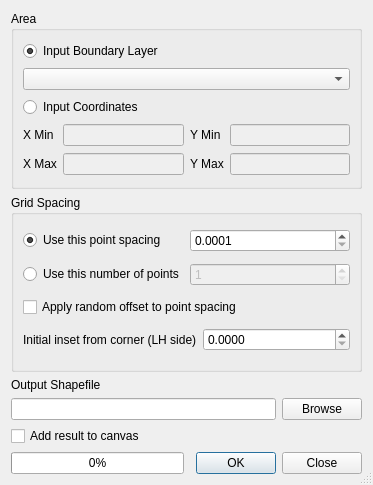
<?xml version="1.0" encoding="UTF-8"?>
<ui version="4.0">
 <class>Dialog</class>
 <widget class="QDialog" name="Dialog">
  <property name="windowModality">
   <enum>Qt::NonModal</enum>
  </property>
  <property name="geometry">
   <rect>
    <x>0</x>
    <y>0</y>
    <width>373</width>
    <height>485</height>
   </rect>
  </property>
  <property name="windowTitle">
   <string>Generate Regular Points</string>
  </property>
  <property name="sizeGripEnabled">
   <bool>true</bool>
  </property>
  <layout class="QGridLayout" name="gridLayout">
   <item row="0" column="0">
    <widget class="QGroupBox" name="groupBox">
     <property name="title">
      <string>Area</string>
     </property>
     <layout class="QGridLayout" name="gridLayout_2">
      <item row="0" column="0" colspan="4">
       <widget class="QRadioButton" name="rdoBoundary">
        <property name="text">
         <string>Input Boundary Layer</string>
        </property>
        <property name="checked">
         <bool>true</bool>
        </property>
       </widget>
      </item>
      <item row="1" column="0" colspan="4">
       <widget class="QComboBox" name="inShape"/>
      </item>
      <item row="2" column="0" colspan="4">
       <widget class="QRadioButton" name="rdoCoordinates">
        <property name="text">
         <string>Input Coordinates</string>
        </property>
       </widget>
      </item>
      <item row="3" column="0">
       <widget class="QLabel" name="label">
        <property name="text">
         <string>X Min</string>
        </property>
       </widget>
      </item>
      <item row="3" column="1">
       <widget class="QLineEdit" name="xMin">
        <property name="enabled">
         <bool>false</bool>
        </property>
       </widget>
      </item>
      <item row="3" column="2">
       <widget class="QLabel" name="label_4">
        <property name="text">
         <string>Y Min</string>
        </property>
       </widget>
      </item>
      <item row="3" column="3">
       <widget class="QLineEdit" name="yMin">
        <property name="enabled">
         <bool>false</bool>
        </property>
       </widget>
      </item>
      <item row="4" column="0">
       <widget class="QLabel" name="label_3">
        <property name="text">
         <string>X Max</string>
        </property>
       </widget>
      </item>
      <item row="4" column="1">
       <widget class="QLineEdit" name="xMax">
        <property name="enabled">
         <bool>false</bool>
        </property>
       </widget>
      </item>
      <item row="4" column="2">
       <widget class="QLabel" name="label_5">
        <property name="text">
         <string>Y Max</string>
        </property>
       </widget>
      </item>
      <item row="4" column="3">
       <widget class="QLineEdit" name="yMax">
        <property name="enabled">
         <bool>false</bool>
        </property>
       </widget>
      </item>
     </layout>
    </widget>
   </item>
   <item row="1" column="0">
    <widget class="QGroupBox" name="gridBox">
     <property name="title">
      <string>Grid Spacing</string>
     </property>
     <layout class="QGridLayout">
      <item row="0" column="0" colspan="2">
       <layout class="QHBoxLayout">
        <item>
         <widget class="QRadioButton" name="rdoSpacing">
          <property name="text">
           <string>Use this point spacing</string>
          </property>
          <property name="checked">
           <bool>true</bool>
          </property>
         </widget>
        </item>
        <item>
         <widget class="QDoubleSpinBox" name="spnSpacing">
          <property name="decimals">
           <number>4</number>
          </property>
          <property name="minimum">
           <double>0.000100000000000</double>
          </property>
          <property name="maximum">
           <double>1000000000.000000000000000</double>
          </property>
          <property name="singleStep">
           <double>0.000100000000000</double>
          </property>
         </widget>
        </item>
       </layout>
      </item>
      <item row="1" column="0" colspan="2">
       <layout class="QHBoxLayout">
        <item>
         <widget class="QRadioButton" name="rdoNumber">
          <property name="text">
           <string>Use this number of points</string>
          </property>
         </widget>
        </item>
        <item>
         <widget class="QSpinBox" name="spnNumber">
          <property name="enabled">
           <bool>false</bool>
          </property>
          <property name="minimum">
           <number>1</number>
          </property>
          <property name="maximum">
           <number>1000000000</number>
          </property>
         </widget>
        </item>
       </layout>
      </item>
      <item row="2" column="0" colspan="2">
       <widget class="QCheckBox" name="chkRandom">
        <property name="text">
         <string>Apply random offset to point spacing</string>
        </property>
       </widget>
      </item>
      <item row="3" column="1">
       <widget class="QDoubleSpinBox" name="spnInset">
        <property name="decimals">
         <number>4</number>
        </property>
        <property name="maximum">
         <double>9999.000000000000000</double>
        </property>
        <property name="singleStep">
         <double>0.000100000000000</double>
        </property>
       </widget>
      </item>
      <item row="3" column="0">
       <widget class="QLabel" name="label_6">
        <property name="text">
         <string>Initial inset from corner (LH side)</string>
        </property>
       </widget>
      </item>
     </layout>
    </widget>
   </item>
   <item row="2" column="0">
    <widget class="QLabel" name="label_2">
     <property name="sizePolicy">
      <sizepolicy hsizetype="Fixed" vsizetype="Fixed">
       <horstretch>0</horstretch>
       <verstretch>0</verstretch>
      </sizepolicy>
     </property>
     <property name="text">
      <string>Output Shapefile</string>
     </property>
    </widget>
   </item>
   <item row="3" column="0">
    <layout class="QHBoxLayout">
     <item>
      <widget class="QLineEdit" name="outShape">
       <property name="readOnly">
        <bool>true</bool>
       </property>
      </widget>
     </item>
     <item>
      <widget class="QPushButton" name="toolOut">
       <property name="text">
        <string>Browse</string>
       </property>
      </widget>
     </item>
    </layout>
   </item>
   <item row="4" column="0">
    <widget class="QCheckBox" name="addToCanvasCheck">
     <property name="text">
      <string>Add result to canvas</string>
     </property>
    </widget>
   </item>
   <item row="5" column="0">
    <layout class="QHBoxLayout" name="horizontalLayout">
     <item>
      <widget class="QProgressBar" name="progressBar">
       <property name="value">
        <number>0</number>
       </property>
       <property name="alignment">
        <set>Qt::AlignCenter</set>
       </property>
       <property name="textVisible">
        <bool>true</bool>
       </property>
      </widget>
     </item>
     <item>
      <widget class="QDialogButtonBox" name="buttonBox_2">
       <property name="orientation">
        <enum>Qt::Horizontal</enum>
       </property>
       <property name="standardButtons">
        <set>QDialogButtonBox::Close|QDialogButtonBox::Ok</set>
       </property>
      </widget>
     </item>
    </layout>
   </item>
  </layout>
 </widget>
 <resources/>
 <connections>
  <connection>
   <sender>buttonBox_2</sender>
   <signal>accepted()</signal>
   <receiver>Dialog</receiver>
   <slot>accept()</slot>
   <hints>
    <hint type="sourcelabel">
     <x>142</x>
     <y>444</y>
    </hint>
    <hint type="destinationlabel">
     <x>215</x>
     <y>290</y>
    </hint>
   </hints>
  </connection>
  <connection>
   <sender>buttonBox_2</sender>
   <signal>rejected()</signal>
   <receiver>Dialog</receiver>
   <slot>close()</slot>
   <hints>
    <hint type="sourcelabel">
     <x>68</x>
     <y>444</y>
    </hint>
    <hint type="destinationlabel">
     <x>132</x>
     <y>239</y>
    </hint>
   </hints>
  </connection>
  <connection>
   <sender>rdoBoundary</sender>
   <signal>toggled(bool)</signal>
   <receiver>inShape</receiver>
   <slot>setEnabled(bool)</slot>
   <hints>
    <hint type="sourcelabel">
     <x>105</x>
     <y>26</y>
    </hint>
    <hint type="destinationlabel">
     <x>103</x>
     <y>51</y>
    </hint>
   </hints>
  </connection>
  <connection>
   <sender>rdoCoordinates</sender>
   <signal>toggled(bool)</signal>
   <receiver>xMin</receiver>
   <slot>setEnabled(bool)</slot>
   <hints>
    <hint type="sourcelabel">
     <x>37</x>
     <y>84</y>
    </hint>
    <hint type="destinationlabel">
     <x>58</x>
     <y>115</y>
    </hint>
   </hints>
  </connection>
  <connection>
   <sender>rdoCoordinates</sender>
   <signal>toggled(bool)</signal>
   <receiver>xMax</receiver>
   <slot>setEnabled(bool)</slot>
   <hints>
    <hint type="sourcelabel">
     <x>19</x>
     <y>82</y>
    </hint>
    <hint type="destinationlabel">
     <x>69</x>
     <y>146</y>
    </hint>
   </hints>
  </connection>
  <connection>
   <sender>rdoCoordinates</sender>
   <signal>toggled(bool)</signal>
   <receiver>yMin</receiver>
   <slot>setEnabled(bool)</slot>
   <hints>
    <hint type="sourcelabel">
     <x>82</x>
     <y>83</y>
    </hint>
    <hint type="destinationlabel">
     <x>238</x>
     <y>110</y>
    </hint>
   </hints>
  </connection>
  <connection>
   <sender>rdoCoordinates</sender>
   <signal>toggled(bool)</signal>
   <receiver>yMax</receiver>
   <slot>setEnabled(bool)</slot>
   <hints>
    <hint type="sourcelabel">
     <x>58</x>
     <y>88</y>
    </hint>
    <hint type="destinationlabel">
     <x>239</x>
     <y>149</y>
    </hint>
   </hints>
  </connection>
  <connection>
   <sender>rdoSpacing</sender>
   <signal>toggled(bool)</signal>
   <receiver>spnSpacing</receiver>
   <slot>setEnabled(bool)</slot>
   <hints>
    <hint type="sourcelabel">
     <x>107</x>
     <y>207</y>
    </hint>
    <hint type="destinationlabel">
     <x>213</x>
     <y>210</y>
    </hint>
   </hints>
  </connection>
  <connection>
   <sender>rdoNumber</sender>
   <signal>toggled(bool)</signal>
   <receiver>spnNumber</receiver>
   <slot>setEnabled(bool)</slot>
   <hints>
    <hint type="sourcelabel">
     <x>100</x>
     <y>244</y>
    </hint>
    <hint type="destinationlabel">
     <x>209</x>
     <y>243</y>
    </hint>
   </hints>
  </connection>
 </connections>
</ui>
